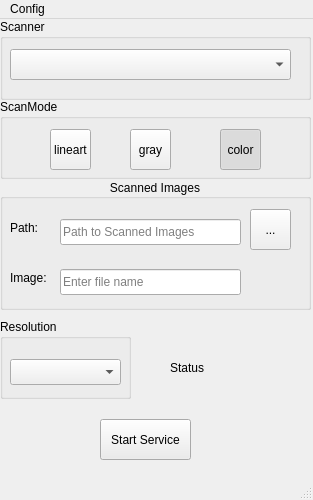
<?xml version="1.0" encoding="UTF-8"?>
<ui version="4.0">
 <class>MainWindow</class>
 <widget class="QMainWindow" name="MainWindow">
  <property name="enabled">
   <bool>true</bool>
  </property>
  <property name="geometry">
   <rect>
    <x>0</x>
    <y>0</y>
    <width>313</width>
    <height>500</height>
   </rect>
  </property>
  <property name="windowTitle">
   <string>MainWindow</string>
  </property>
  <widget class="QWidget" name="centralwidget">
   <widget class="QGroupBox" name="groupBox">
    <property name="geometry">
     <rect>
      <x>0</x>
      <y>0</y>
      <width>311</width>
      <height>81</height>
     </rect>
    </property>
    <property name="title">
     <string>Scanner</string>
    </property>
    <widget class="QComboBox" name="comboBox">
     <property name="geometry">
      <rect>
       <x>10</x>
       <y>30</y>
       <width>281</width>
       <height>31</height>
      </rect>
     </property>
    </widget>
   </widget>
   <widget class="QToolButton" name="btnStartscan">
    <property name="geometry">
     <rect>
      <x>100</x>
      <y>400</y>
      <width>91</width>
      <height>41</height>
     </rect>
    </property>
    <property name="styleSheet">
     <string notr="true">background-color: rgb(236, 236, 236);</string>
    </property>
    <property name="text">
     <string>Start Service</string>
    </property>
    <property name="checkable">
     <bool>false</bool>
    </property>
   </widget>
   <widget class="QGroupBox" name="groupBox_2">
    <property name="geometry">
     <rect>
      <x>0</x>
      <y>80</y>
      <width>311</width>
      <height>80</height>
     </rect>
    </property>
    <property name="title">
     <string>ScanMode</string>
    </property>
    <widget class="QToolButton" name="btnBuW">
     <property name="geometry">
      <rect>
       <x>50</x>
       <y>30</y>
       <width>41</width>
       <height>41</height>
      </rect>
     </property>
     <property name="toolTip">
      <string comment="Black&amp;White Line Mode">Black&amp;White scan</string>
     </property>
     <property name="statusTip">
      <string comment="Black&amp;White Line Mode"/>
     </property>
     <property name="text">
      <string notr="true">lineart</string>
     </property>
     <property name="icon">
      <iconset>
       <normaloff>images/blackuwhite.svg</normaloff>
       <normalon>images/blackuwhite_activ.svg</normalon>images/blackuwhite.svg</iconset>
     </property>
     <property name="iconSize">
      <size>
       <width>48</width>
       <height>48</height>
      </size>
     </property>
     <property name="checkable">
      <bool>true</bool>
     </property>
     <property name="autoExclusive">
      <bool>true</bool>
     </property>
    </widget>
    <widget class="QToolButton" name="btnGray">
     <property name="geometry">
      <rect>
       <x>130</x>
       <y>30</y>
       <width>41</width>
       <height>41</height>
      </rect>
     </property>
     <property name="toolTip">
      <string>Gray scan</string>
     </property>
     <property name="text">
      <string notr="true">gray</string>
     </property>
     <property name="icon">
      <iconset>
       <normaloff>grey.svg</normaloff>
       <normalon>images/grey_activ.svg</normalon>grey.svg</iconset>
     </property>
     <property name="iconSize">
      <size>
       <width>48</width>
       <height>48</height>
      </size>
     </property>
     <property name="checkable">
      <bool>true</bool>
     </property>
     <property name="autoExclusive">
      <bool>true</bool>
     </property>
    </widget>
    <widget class="QToolButton" name="btnColor">
     <property name="geometry">
      <rect>
       <x>220</x>
       <y>30</y>
       <width>41</width>
       <height>41</height>
      </rect>
     </property>
     <property name="toolTip">
      <string>Color scan</string>
     </property>
     <property name="text">
      <string notr="true">color</string>
     </property>
     <property name="icon">
      <iconset>
       <normaloff>images/color.svg</normaloff>
       <normalon>images/color_activ.svg</normalon>images/color.svg</iconset>
     </property>
     <property name="iconSize">
      <size>
       <width>48</width>
       <height>48</height>
      </size>
     </property>
     <property name="checkable">
      <bool>true</bool>
     </property>
     <property name="checked">
      <bool>true</bool>
     </property>
     <property name="autoExclusive">
      <bool>true</bool>
     </property>
    </widget>
   </widget>
   <widget class="QGroupBox" name="groupBox_3">
    <property name="geometry">
     <rect>
      <x>0</x>
      <y>300</y>
      <width>131</width>
      <height>80</height>
     </rect>
    </property>
    <property name="title">
     <string>Resolution</string>
    </property>
    <widget class="QComboBox" name="resolutions">
     <property name="geometry">
      <rect>
       <x>10</x>
       <y>40</y>
       <width>111</width>
       <height>26</height>
      </rect>
     </property>
     <property name="styleSheet">
      <string notr="true">padding-left:3</string>
     </property>
     <property name="currentText">
      <string notr="true"/>
     </property>
     <property name="currentIndex">
      <number>-1</number>
     </property>
     <property name="modelColumn">
      <number>0</number>
     </property>
    </widget>
   </widget>
   <widget class="QGroupBox" name="groupBox_4">
    <property name="geometry">
     <rect>
      <x>0</x>
      <y>160</y>
      <width>311</width>
      <height>131</height>
     </rect>
    </property>
    <property name="title">
     <string>Scanned Images</string>
    </property>
    <property name="alignment">
     <set>Qt::AlignCenter</set>
    </property>
    <widget class="QLineEdit" name="scanpath">
     <property name="geometry">
      <rect>
       <x>60</x>
       <y>40</y>
       <width>181</width>
       <height>26</height>
      </rect>
     </property>
     <property name="text">
      <string/>
     </property>
     <property name="placeholderText">
      <string>Path to Scanned Images</string>
     </property>
     <property name="clearButtonEnabled">
      <bool>true</bool>
     </property>
    </widget>
    <widget class="QToolButton" name="btnOpenDir">
     <property name="geometry">
      <rect>
       <x>250</x>
       <y>30</y>
       <width>41</width>
       <height>41</height>
      </rect>
     </property>
     <property name="text">
      <string>...</string>
     </property>
     <property name="icon">
      <iconset>
       <normaloff>folder-pictures.svg</normaloff>
       <normalon>images/folder-pictures.svg</normalon>folder-pictures.svg</iconset>
     </property>
     <property name="iconSize">
      <size>
       <width>32</width>
       <height>32</height>
      </size>
     </property>
    </widget>
    <widget class="QLineEdit" name="filename">
     <property name="geometry">
      <rect>
       <x>60</x>
       <y>90</y>
       <width>181</width>
       <height>26</height>
      </rect>
     </property>
     <property name="placeholderText">
      <string>Enter file name</string>
     </property>
    </widget>
    <widget class="QLabel" name="label_2">
     <property name="geometry">
      <rect>
       <x>10</x>
       <y>40</y>
       <width>31</width>
       <height>18</height>
      </rect>
     </property>
     <property name="text">
      <string>Path:</string>
     </property>
    </widget>
    <widget class="QLabel" name="label_3">
     <property name="geometry">
      <rect>
       <x>10</x>
       <y>90</y>
       <width>41</width>
       <height>18</height>
      </rect>
     </property>
     <property name="text">
      <string>Image:</string>
     </property>
    </widget>
   </widget>
   <widget class="QLabel" name="label">
    <property name="geometry">
     <rect>
      <x>170</x>
      <y>340</y>
      <width>58</width>
      <height>18</height>
     </rect>
    </property>
    <property name="text">
     <string>Status</string>
    </property>
   </widget>
   <widget class="QLabel" name="statusLed">
    <property name="geometry">
     <rect>
      <x>260</x>
      <y>330</y>
      <width>41</width>
      <height>41</height>
     </rect>
    </property>
    <property name="text">
     <string/>
    </property>
    <property name="pixmap">
     <pixmap>images/led_red.png</pixmap>
    </property>
    <property name="scaledContents">
     <bool>true</bool>
    </property>
   </widget>
  </widget>
  <widget class="QMenuBar" name="menubar">
   <property name="geometry">
    <rect>
     <x>0</x>
     <y>0</y>
     <width>313</width>
     <height>23</height>
    </rect>
   </property>
   <widget class="QMenu" name="menuCalibrate">
    <property name="title">
     <string>Config</string>
    </property>
    <addaction name="actionCalibrate"/>
   </widget>
   <addaction name="menuCalibrate"/>
  </widget>
  <widget class="QStatusBar" name="statusbar"/>
  <action name="actionScanFolder">
   <property name="text">
    <string>ScanFolder</string>
   </property>
  </action>
  <action name="actionCalibrate">
   <property name="text">
    <string>Calibrate</string>
   </property>
  </action>
 </widget>
 <resources/>
 <connections/>
</ui>
